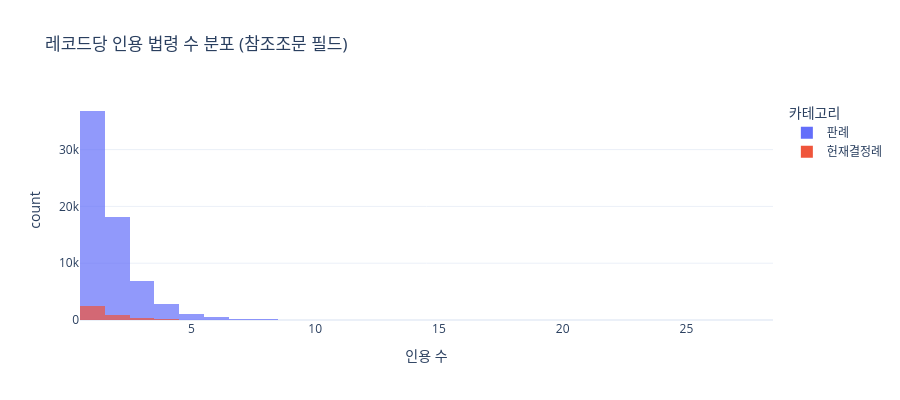

The notebook cell saved with this chart:
### Code cell
# ── Cell 4: 인용 포맷 패턴 분석 ──────────────────────────
# 참조조문 텍스트에서 인용 패턴 추출 시도

pattern_analysis = []

for cat_key in ["precedent", "constitutional"]:
    cat_info = CATEGORIES[cat_key]
    cat_label = cat_info["label"]
    first_file = cat_info["files"][0]
    file_path = DATA_DIR / first_file
    
    if not file_path.exists():
        continue
    
    if USE_FULL_DATA:
        sample = load_all(file_path)
    else:
        sample = head_sample(file_path, n=SAMPLE_N)
    
    # 참조조문 필드
    ref_field = "참조조문"
    all_citations = []
    citations_per_record = []
    
    for rec in sample:
        text = rec.get(ref_field, "")
        if not isinstance(text, str) or not text.strip():
            citations_per_record.append(0)
            continue
        
        # 인용 추출
        cites = extract_citations(text)
        names = extract_law_names(text)
        combined = list(set(cites) | set(names))
        
        all_citations.extend(cites)
        citations_per_record.append(len(combined))
    
    # 통계
    arr = np.array(citations_per_record)
    has_citations = sum(1 for c in citations_per_record if c > 0)
    
    pattern_analysis.append({
        "카테고리": cat_label,
        "category": cat_key,
        "필드": ref_field,
        "인용 추출 성공": has_citations,
        "추출률 (%)": round(has_citations / len(sample) * 100, 1),
        "레코드당 평균": round(arr[arr > 0].mean(), 1) if has_citations > 0 else 0,
        "레코드당 최대": int(arr.max()),
        "고유 법령 수": len(set(all_citations)),
        "citations_per_record": citations_per_record,
    })
    
    print(f"\n{cat_label} - {ref_field}:")
    print(f"  추출 성공: {has_citations}/{len(sample)} ({has_citations/len(sample)*100:.1f}%)")
    print(f"  레코드당 평균: {arr[arr > 0].mean():.1f}" if has_citations > 0 else "  레코드당 평균: 0")
    print(f"  고유 법령: {len(set(all_citations))}개")
    
    # TOP 10 가장 많이 인용된 법령
    from collections import Counter
    top_cites = Counter(all_citations).most_common(10)
    print(f"  TOP 10 인용 법령:")
    for cite, cnt in top_cites:
        print(f"    {cite}: {cnt}회")

# 히스토그램: 레코드당 인용 수 분포
hist_data = []
for pa in pattern_analysis:
    for cnt in pa["citations_per_record"]:
        if cnt > 0:  # 인용이 있는 것만
            hist_data.append({"카테고리": pa["카테고리"], "인용 수": min(cnt, 30)})  # cap at 30

if hist_data:
    df_hist = pd.DataFrame(hist_data)
    fig = px.histogram(
        df_hist,
        x="인용 수",
        color="카테고리",
        title="레코드당 인용 법령 수 분포 (참조조문 필드)",
        nbins=30,
        barmode="overlay",
        opacity=0.7,
    )
    fig.update_layout(height=400)
    fig.show()

### Figure 1 — Plotly figure (JSON) as saved in the notebook; plotly's stock layout.template omitted (floating-point values rounded to 4 significant figures; data arrays with more than 128 entries replaced by an {"elided": "..."} marker saying what was removed)
{"data": [{"bingroup": "x", "hovertemplate": "카테고리=판례<br>인용 수=%{x}<br>count=%{y}<extra></extra>", "legendgroup": "판례", "marker": {"color": "#636efa", "opacity": 0.7, "pattern": {"shape": ""}}, "name": "판례", "nbinsx": 30, "orientation": "v", "showlegend": true, "type": "histogram", "x": {"elided": "66494 int values"}, "xaxis": "x", "yaxis": "y"}, {"bingroup": "x", "hovertemplate": "카테고리=헌재결정례<br>인용 수=%{x}<br>count=%{y}<extra></extra>", "legendgroup": "헌재결정례", "marker": {"color": "#EF553B", "opacity": 0.7, "pattern": {"shape": ""}}, "name": "헌재결정례", "nbinsx": 30, "orientation": "v", "showlegend": true, "type": "histogram", "x": {"elided": "3738 int values"}, "xaxis": "x", "yaxis": "y"}], "layout": {"barmode": "overlay", "height": 400, "legend": {"title": {"text": "카테고리"}, "tracegroupgap": 0}, "title": {"text": "레코드당 인용 법령 수 분포 (참조조문 필드)"}, "xaxis": {"anchor": "y", "domain": [0, 1], "title": {"text": "인용 수"}}, "yaxis": {"anchor": "x", "domain": [0, 1], "title": {"text": "count"}}}}
